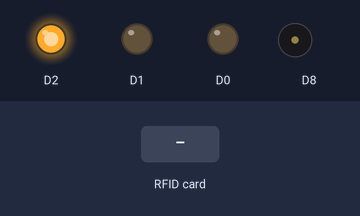
Bench run of a sketch on a simulated ESP8266 (NodeMCU). On the bench: output pins drawn as LEDs (lit = HIGH), buzzer (waves = sounding). Dashed ring = blinking. Inputs (shaded band) come from the test bench. WiFi joins after 1.5 s; servers stay silent unless stated; what the sketch prints to the serial monitor is not drawn.

Above: at 2.7 s.
2.8 s: RFID card 5E 7A 19 C4 held to the reader
At 2.94 s:
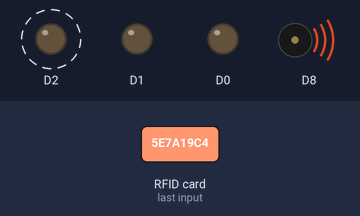
Timing chart, 0 to 9.1 s (numbered marks = the images above; inputs shaded):
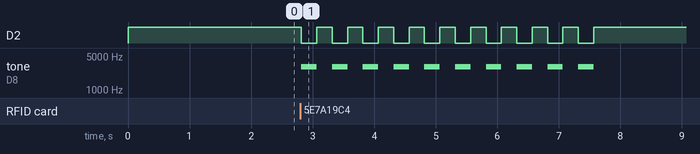

Measured:
- after the input at 2.8 s, D2: alternates HIGH for 0.25 s and LOW for 0.25 s, 20 changes in all, then stays HIGH, starting at once; tone on D8: alternates 3000 Hz for 0.25 s and silent for 0.25 s, 20 changes in all, then stays silent, starting at once

The sketch:

SmartLock.ino
```cpp
#include <ESP8266WiFi.h>
#include <SPI.h>
#include <MFRC522.h>
int ID[4]={0,0,0,0};
int PS[4]={35,254,247,167};
int p = 0;
bool L=0,L2=0;
constexpr uint8_t RST_PIN = D3;
constexpr uint8_t SS_PIN = D4;
MFRC522 rfid(SS_PIN, RST_PIN);
MFRC522::MIFARE_Key key;
WiFiClient client;
WiFiServer server(80);
const char* ssid = "NGGYU";
const char* password = "321123321";
String  data ="";
int Relay4 = D1;
void connectWiFi()
{
  Serial.println("Connecting to WIFI");
  WiFi.begin(ssid, password);
  while ((!(WiFi.status() == WL_CONNECTED)))
  {
    delay(300);
    Serial.print("..");
  }
  Serial.println("");
  Serial.println("WiFi connected");
  Serial.println("NodeMCU Local IP is : ");
  Serial.print((WiFi.localIP()));
}
String checkClient (void)
{
  while(!client.available()) delay(1);
  String request = client.readStringUntil('\r');
  request.remove(0, 5);
  request.remove(request.length()-9,9);
  return request;
}

void setup()
{
  pinMode(D0, OUTPUT);
  pinMode(D1, OUTPUT);
  pinMode(D2, OUTPUT);
  pinMode(D8, OUTPUT);
  digitalWrite(D1,LOW);
  digitalWrite(D2,HIGH);
  SPI.begin();
  rfid.PCD_Init();
  Serial.begin(115200);
  connectWiFi();
  server.begin();
}

void loop()
{
  rfid.PICC_HaltA();
  rfid.PCD_StopCrypto1();
  client = server.available();
  if (client){
    data = checkClient ();
    if(data=="RELAY4SUCCESS")L=1;
  }
  if ( ! rfid.PICC_IsNewCardPresent())
    return;
  if ( rfid.PICC_ReadCardSerial()){
    for(byte i = 0; i < 4 ; i++)
      p+=rfid.uid.uidByte[i];
  }
  if((p==350) || (p==550) || (p==632) || (p==573)){
    L2=1;p=0;
    }else {
    for(byte i =0; i<10;i++){
      tone(D8,3000);
      digitalWrite(D2,LOW);
      delay(250);
      tone(D8,0);
      digitalWrite(D2,HIGH);
      delay(250);
      }
      p=0;
    }
  if(L&&L2){
    tone(D8,3000);
    delay(500);
    tone(D8,0);
    digitalWrite(D1,HIGH);
    digitalWrite(D0,HIGH);
    digitalWrite(D2, LOW);
    delay(3000);
    digitalWrite(D1,LOW);
    digitalWrite(D0,LOW);
    digitalWrite(D2, HIGH);
    L=0;L2=0;
  }
}
```
